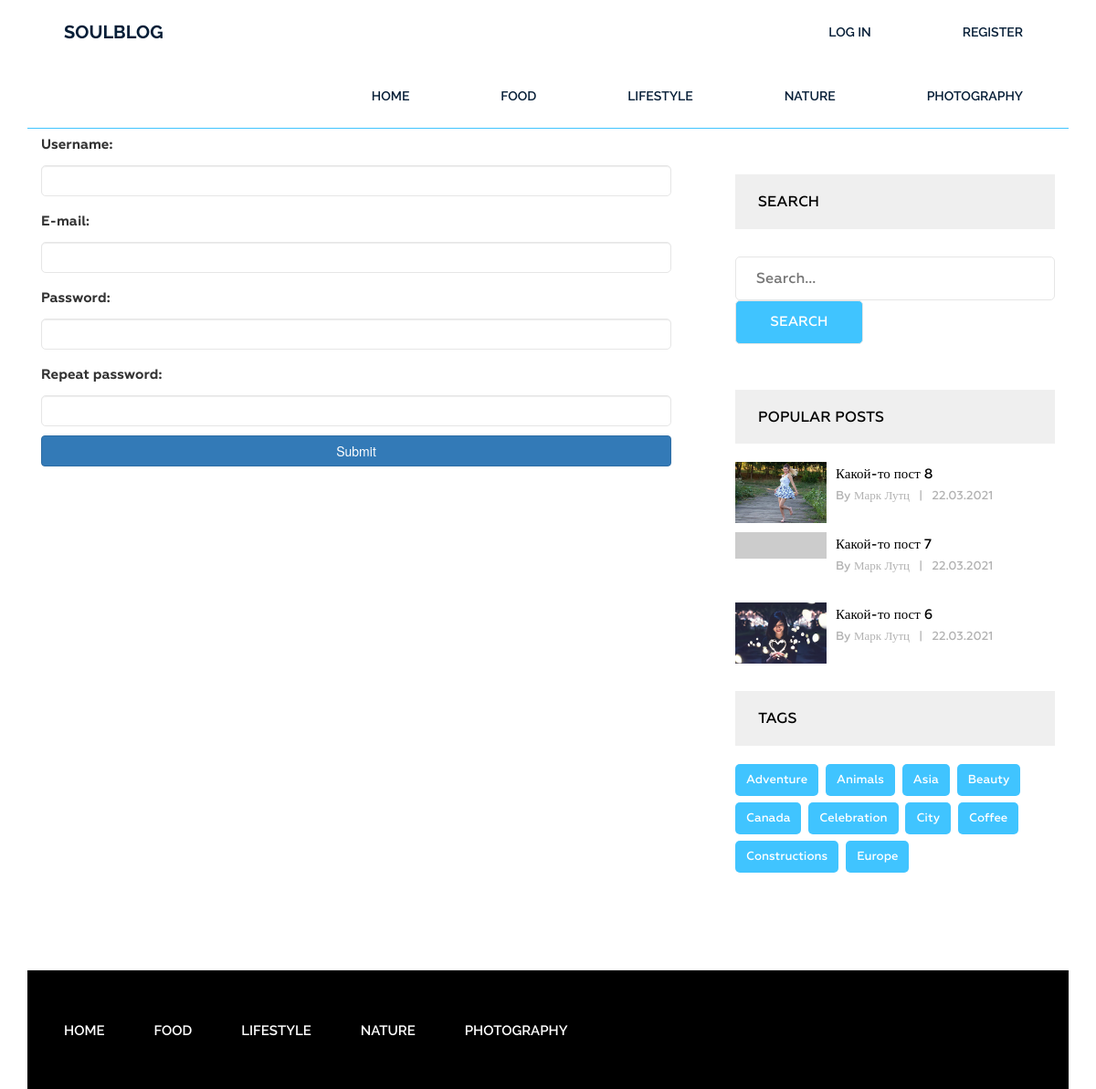
Screenshot of /register/ with the database file from the repository.
### blog/models.py (models this page shows, shortened)
class Category(models.Model):
    title = models.CharField(max_length=255)
    slug = models.SlugField(max_length=255, verbose_name="url_category", unique=True)
    class Meta:
        verbose_name = "Категория(-ю)"
        verbose_name_plural = "Категории"
        ordering = ["title"]
    def get_absolute_url(self):
        return reverse("category",kwargs = {"slug":self.slug})

class Post(models.Model):
    title = models.CharField(max_length=255, verbose_name="Название")
    slug = models.SlugField(max_length=255, verbose_name="url_post", unique=True)
    author = models.CharField(max_length=100)
    content = models.TextField(blank=True)
    created_at = models.DateTimeField(auto_now_add=True, verbose_name="Опубликовано")
    photo = models.ImageField(upload_to="photos/%Y/%m/%d/", blank=True)
    views = models.IntegerField(default=0, verbose_name="Кол-во просмотров")
    category = models.ForeignKey(Category, on_delete=models.PROTECT,verbose_name="Категория", related_name="posts")
    tags = models.ManyToManyField(Tag, blank=True, verbose_name="Тэг", related_name="posts")
    class Meta:
        verbose_name = "Пост"
        verbose_name_plural = "Посты"
        ordering = ["-created_at"]
    def get_absolute_url(self):
        return reverse("post", kwargs={"slug":self.slug})

class Tag(models.Model):
    title = models.CharField(max_length=50)
    slug = models.SlugField(max_length=50, verbose_name="url_tag", unique=True)
    class Meta:
        verbose_name = "Тэг"
        verbose_name_plural = "Тэги"
        ordering = ["title"]
    def get_absolute_url(self):
        return reverse("tag", kwargs = {"slug":self.slug})

### blog/views.py (the view)
# urls.py: path("register/", register, name="register"),
def register(request):
    if request.method == "POST":
        form = UserRegisterForm(request.POST)
        if form.is_valid():
            user = form.save()
            login(request,user)
            messages.success(request,"Register successful, now Log in")
            logout(request)
            return redirect("login")
        else:
            messages.error(request,"Register Error!")
    else:
        form = UserRegisterForm()
    return render(request,"blog/register.html", {"form":form})

### blog/forms.py
class UserRegisterForm(UserCreationForm):
	username = forms.CharField(label="Username", widget=forms.TextInput(attrs={"class":"form-control","autocomplete":"off"}))
	password1 = forms.CharField(label="Password", widget=forms.PasswordInput(attrs={"class":"form-control"}))
	password2 = forms.CharField(label="Repeat password", widget=forms.PasswordInput(attrs={"class":"form-control"}))
	email = forms.EmailField(label="E-mail", widget=forms.EmailInput(attrs={"class":"form-control","autocomplete":"off"}))
	class Meta:
		model = User
		fields = ["username","email","password1","password2"]

### blog/templatetags/menu.py (called while the page is built)
@register.inclusion_tag('blog/menu_tpl.html')
def show_menu(menu_class='menu'):
    categories = Category.objects.all()
    return {"categories": categories, "menu_class": menu_class}

### blog/templatetags/sidebar.py (called while the page is built)
@register.inclusion_tag('blog/popular_posts_tpl.html')
def get_popular(cnt=3):
    posts = Post.objects.order_by("-views")[:cnt]
    return {"posts":posts}

@register.inclusion_tag('blog/tags_tpl.html')
def get_tags():
    tags = Tag.objects.all()
    return {"tags":tags}

### blog/templates/blog/register.html (shortened to what this page needs)
{% extends "base.html" %}
{% load static %}
{% load sidebar %}
{% block content %}
<section class="single-blog-area">
    <div class="container">
        <div class="row">
            <div class="col-md-12">
                <div class="border-top">
                    <div class="col-md-8">
                        <div class="blog-area">
                            <form method="post" >
                                {{ form.as_p }}
                                <button type="submit" class="btn btn-primary btn-block">Submit</button>
                            </form>
                        </div>
                    </div>
                    <div class="col-md-4">
                        <div class="newsletter">
                            <h2 class="sidebar-title">Search</h2>
                            <form action="{% url 'search' %}" method="get">
                                <input type="text" name="s" placeholder="Search...">
                                <input type="submit" value="Search">
                            </form>
                        </div>
                        {% get_popular 3 %}
                        {% get_tags %}
                    </div>
                    </div>
                    </div>
                </div>
            </div>
    </section>
{% endblock %}

### blog/templates/blog/popular_posts_tpl.html
<h2 class="sidebar-title">Popular posts</h2>
<div class="grid">
    {% for post in posts %}
    <div class="portfolio-item popular">
        {% if post.photo %}
            <img src="{{post.photo.url}}" alt="{{ post.title }}">
        {% else %}
            <img src="https://picsum.photos/id/1060/300/201/?blur=1" alt="{{ post.title }}">
        {% endif %}
        <div class="portfolio-text">
            <h5><a href="{{  post.get_absolute_url }}">{{ post.title }}</a></h5>
            <p>By {{ post.author }}<span>|</span>{{ post.created_at|date:"d.m.Y" }}</p>
        </div>
    </div>
    {% endfor %}
</div>

### blog/templates/blog/tags_tpl.html
<div class="tags">
    <h2 class="sidebar-title">Tags</h2>
    {% for tag in tags %}
    <p><a href="{{ tag.get_absolute_url }}">{{tag.title}}</a></p>
    {% endfor %}
</div>

### siteblog/static/style.css (style rules this page uses)
.wrapper header.header .menu { margin: 0 }
.wrapper header.header .menu ul { float: right; margin: 0; padding: 0; margin-right: 4px; }
.wrapper header.header .menu ul li { display: inline-block; list-style: outside none none; margin: 0 -4px 0 0; }
.wrapper header.header .menu ul li a { color: rgb(6, 30, 55); font-family: "Raleway", sans-serif; font-size: 14px; font-weight: 600; line-height: 70px; padding: 26px 50px; text-decoration: none; text-transform: uppercase; }
.wrapper footer.footer .footer-menu { margin: 0 }
.wrapper footer.footer .footer-menu ul { line-height: 130px; margin: 0; padding: 0; }
.wrapper footer.footer .footer-menu ul li { display: inline; list-style: outside none none; margin: 0; padding: 30px 0px; }
.wrapper footer.footer .footer-menu ul li a { color: #fff; font-family: "Raleway", sans-serif; font-size: 15px; font-weight: 600; line-height: 70px; margin-left: 40px; padding: 26px 10px 26px 0; text-decoration: none; text-transform: uppercase; }
.single-blog-area { margin-bottom: 100px; }
.single-blog-area .border-top { border-top: 1px solid #40c4ff; }
.single-blog-area h2 { color: #010101; font-family: Geometria; font-size: 38px; font-weight: 500; margin-bottom: 60px; margin-top: 45px; }
.single-blog-area p { font-family: Geometria; font-size: 15px; font-weight: 500; line-height: 35px; position: relative; text-align: justify; }
.single-blog-area img { width: 100% }
.single-blog-area .blog-area { margin-right: 40px; }
.single-blog-area form input { border: 1px solid #e6e6e6; margin: 0; padding: 12px 22px; border-radius: 5px; width: 100% }
.single-blog-area form input[placeholder] { color: #000; font-family: Geometria; font-size: 16px; font-weight: 500; }
.grid .portfolio-item { margin-bottom: 30px; }
.grid .portfolio-item img { float: left; height: 72px; width: 72px; }
.single-blog-area .grid .portfolio-item .portfolio-text { margin-left: 110px; }
.single-blog-area .grid .portfolio-item .portfolio-text h5 { margin: 0 }
.single-blog-area .grid .portfolio-item .portfolio-text h5 a { color: #000; font-family: Geometria; font-size: 15px; font-weight: 500; line-height: 27px; text-decoration: none; }
.single-blog-area .grid .portfolio-item .portfolio-text p { font-family: Geometria; font-size: 13px; font-weight: 500; line-height: 20px; color: #b2b2b2; }
.single-blog-area .grid .portfolio-item .portfolio-text p span { margin: 0 10px; }
.single-blog-area h2.sidebar-title { background: #efefef none repeat scroll 0 0; color: #000; font-family: Geometria; font-size: 16px; font-weight: 500; margin-bottom: 20px; margin-top: 50px; padding: 21px 25px; text-transform: uppercase; }
.single-blog-area .tags p { background: #40c4ff none repeat scroll 0 0; border-radius: 5px; display: inline-block; font-family: Geometria; font-size: 13px; font-weight: 500; margin-right: 4px; padding: 0 12px; margin-bottom: 7px; }
.single-blog-area .tags p a { color: #fff; display: inline-block; text-decoration: none; }
.single-blog-area .newsletter form { margin: 30px 0 0; }
.single-blog-area .newsletter input[type="submit"] { width: 40%; background: #40c4ff; color: #fff; text-transform: uppercase; font-family: Geometria; font-size: 15px; font-weight: 500; }
.grid .portfolio-item img { width:100px; height:auto; }

### rows the page displays
Category: title "FOOD"
Category: title "LIFESTYLE"
Category: title "NATURE"
Category: title "PHOTOGRAPHY"
Post: photo (picture), title "Какой-то пост 8", author "Марк Лутц", created_at "22.03.2021"
Post: title "Какой-то пост 7", author "Марк Лутц", created_at "22.03.2021"
Post: photo (picture), title "Какой-то пост 6", author "Марк Лутц", created_at "22.03.2021"
Tag: title "Adventure"
Tag: title "Animals"
Tag: title "Asia"
Tag: title "Beauty"
Tag: title "Canada"
Tag: title "Celebration"
Tag: title "City"
Tag: title "Coffee"
Tag: title "Constructions"
Tag: title "Europe"
